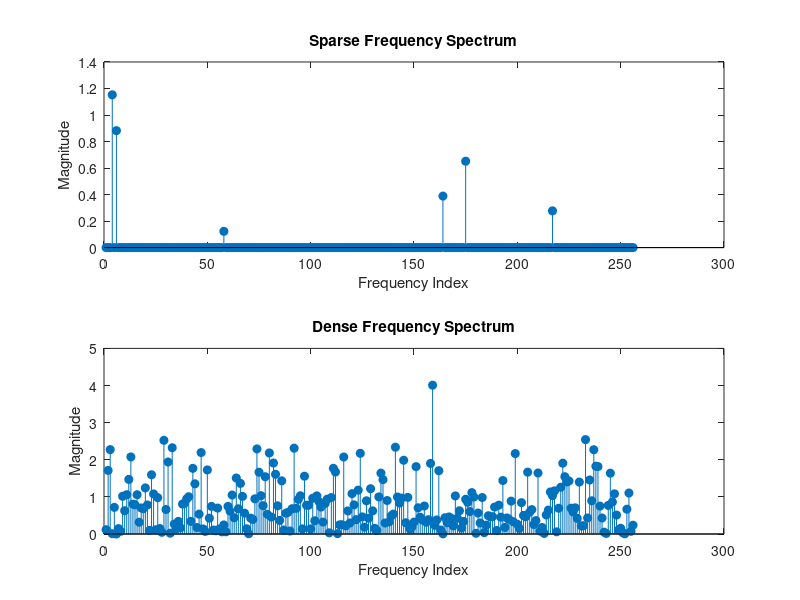

Reproduce this figure in MATLAB.
N = 256;
k = 6;

% Sparse spectrum
X_sparse = zeros(1,N);
idx = randperm(N,k);
X_sparse(idx) = randn(1,k);

% Dense spectrum
X_dense = randn(1,N);

figure;
subplot(2,1,1);
stem(abs(X_sparse), 'filled');
title('Sparse Frequency Spectrum');
xlabel('Frequency Index'); ylabel('Magnitude');

subplot(2,1,2);
stem(abs(X_dense), 'filled');
title('Dense Frequency Spectrum');
xlabel('Frequency Index'); ylabel('Magnitude');
